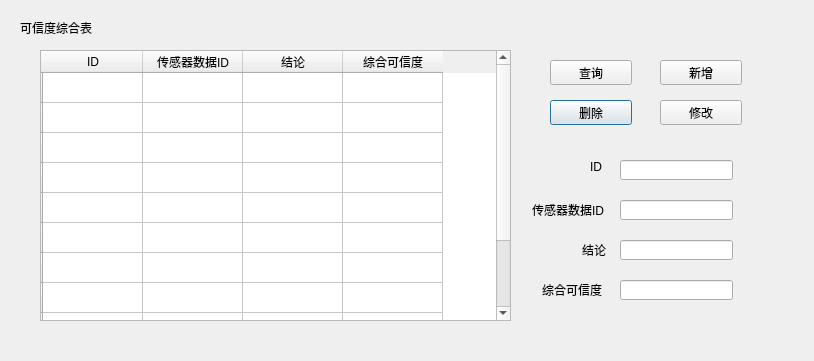
<?xml version="1.0" encoding="UTF-8"?>
<ui version="4.0">
 <class>Dialog12</class>
 <widget class="QDialog" name="Dialog12">
  <property name="geometry">
   <rect>
    <x>0</x>
    <y>0</y>
    <width>814</width>
    <height>361</height>
   </rect>
  </property>
  <property name="windowTitle">
   <string>可信度综合表</string>
  </property>
  <widget class="QLabel" name="label">
   <property name="geometry">
    <rect>
     <x>20</x>
     <y>20</y>
     <width>81</width>
     <height>16</height>
    </rect>
   </property>
   <property name="text">
    <string>可信度综合表</string>
   </property>
  </widget>
  <widget class="QTableWidget" name="tableWidget">
   <property name="geometry">
    <rect>
     <x>40</x>
     <y>50</y>
     <width>471</width>
     <height>271</height>
    </rect>
   </property>
   <row>
    <property name="text">
     <string/>
    </property>
   </row>
   <row>
    <property name="text">
     <string/>
    </property>
   </row>
   <row>
    <property name="text">
     <string/>
    </property>
   </row>
   <row>
    <property name="text">
     <string/>
    </property>
   </row>
   <row>
    <property name="text">
     <string/>
    </property>
   </row>
   <row>
    <property name="text">
     <string/>
    </property>
   </row>
   <row>
    <property name="text">
     <string/>
    </property>
   </row>
   <row>
    <property name="text">
     <string/>
    </property>
   </row>
   <row>
    <property name="text">
     <string/>
    </property>
   </row>
   <row>
    <property name="text">
     <string/>
    </property>
   </row>
   <row>
    <property name="text">
     <string/>
    </property>
   </row>
   <column>
    <property name="text">
     <string>ID</string>
    </property>
   </column>
   <column>
    <property name="text">
     <string>传感器数据ID</string>
    </property>
   </column>
   <column>
    <property name="text">
     <string>结论</string>
    </property>
   </column>
   <column>
    <property name="text">
     <string>综合可信度</string>
    </property>
   </column>
  </widget>
  <widget class="QPushButton" name="pushButton_3">
   <property name="geometry">
    <rect>
     <x>550</x>
     <y>100</y>
     <width>82</width>
     <height>25</height>
    </rect>
   </property>
   <property name="text">
    <string>删除</string>
   </property>
  </widget>
  <widget class="QLineEdit" name="lineEdit_2">
   <property name="geometry">
    <rect>
     <x>620</x>
     <y>200</y>
     <width>113</width>
     <height>20</height>
    </rect>
   </property>
  </widget>
  <widget class="QLineEdit" name="lineEdit_3">
   <property name="geometry">
    <rect>
     <x>620</x>
     <y>240</y>
     <width>113</width>
     <height>20</height>
    </rect>
   </property>
  </widget>
  <widget class="QPushButton" name="pushButton">
   <property name="geometry">
    <rect>
     <x>550</x>
     <y>60</y>
     <width>82</width>
     <height>25</height>
    </rect>
   </property>
   <property name="text">
    <string>查询</string>
   </property>
  </widget>
  <widget class="QLabel" name="label_4">
   <property name="geometry">
    <rect>
     <x>582</x>
     <y>240</y>
     <width>71</width>
     <height>20</height>
    </rect>
   </property>
   <property name="text">
    <string>结论</string>
   </property>
  </widget>
  <widget class="QLabel" name="label_2">
   <property name="geometry">
    <rect>
     <x>590</x>
     <y>160</y>
     <width>63</width>
     <height>13</height>
    </rect>
   </property>
   <property name="text">
    <string>ID</string>
   </property>
  </widget>
  <widget class="QLabel" name="label_5">
   <property name="geometry">
    <rect>
     <x>542</x>
     <y>280</y>
     <width>111</width>
     <height>20</height>
    </rect>
   </property>
   <property name="text">
    <string>综合可信度</string>
   </property>
  </widget>
  <widget class="QPushButton" name="pushButton_2">
   <property name="geometry">
    <rect>
     <x>660</x>
     <y>60</y>
     <width>82</width>
     <height>25</height>
    </rect>
   </property>
   <property name="text">
    <string>新增</string>
   </property>
  </widget>
  <widget class="QPushButton" name="pushButton_4">
   <property name="geometry">
    <rect>
     <x>660</x>
     <y>100</y>
     <width>82</width>
     <height>25</height>
    </rect>
   </property>
   <property name="text">
    <string>修改</string>
   </property>
  </widget>
  <widget class="QLabel" name="label_3">
   <property name="geometry">
    <rect>
     <x>532</x>
     <y>200</y>
     <width>121</width>
     <height>20</height>
    </rect>
   </property>
   <property name="text">
    <string>传感器数据ID</string>
   </property>
  </widget>
  <widget class="QLineEdit" name="lineEdit">
   <property name="geometry">
    <rect>
     <x>620</x>
     <y>160</y>
     <width>113</width>
     <height>20</height>
    </rect>
   </property>
  </widget>
  <widget class="QLineEdit" name="lineEdit_4">
   <property name="geometry">
    <rect>
     <x>620</x>
     <y>280</y>
     <width>113</width>
     <height>20</height>
    </rect>
   </property>
  </widget>
 </widget>
 <resources/>
 <connections/>
</ui>
